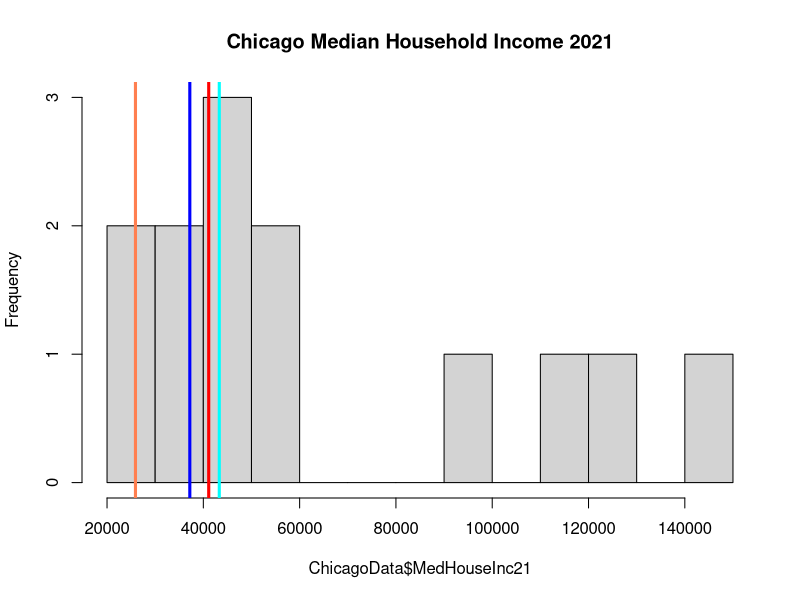
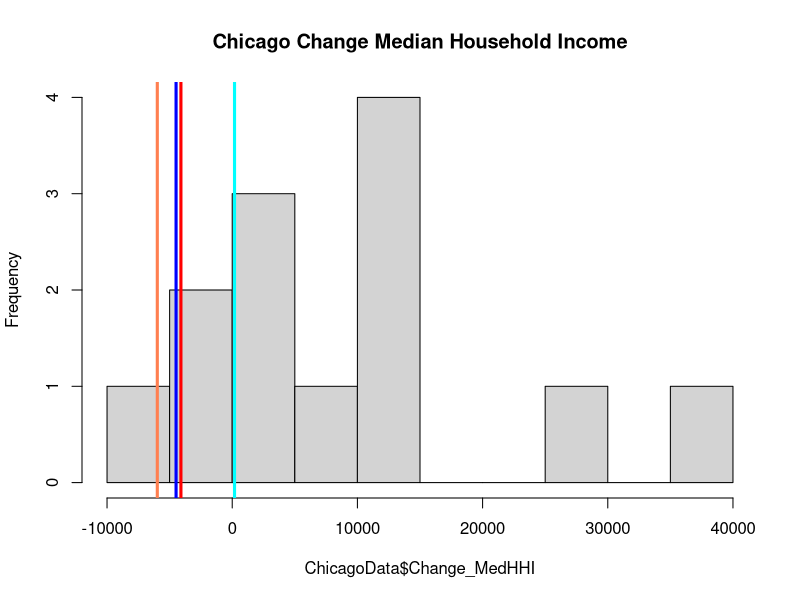
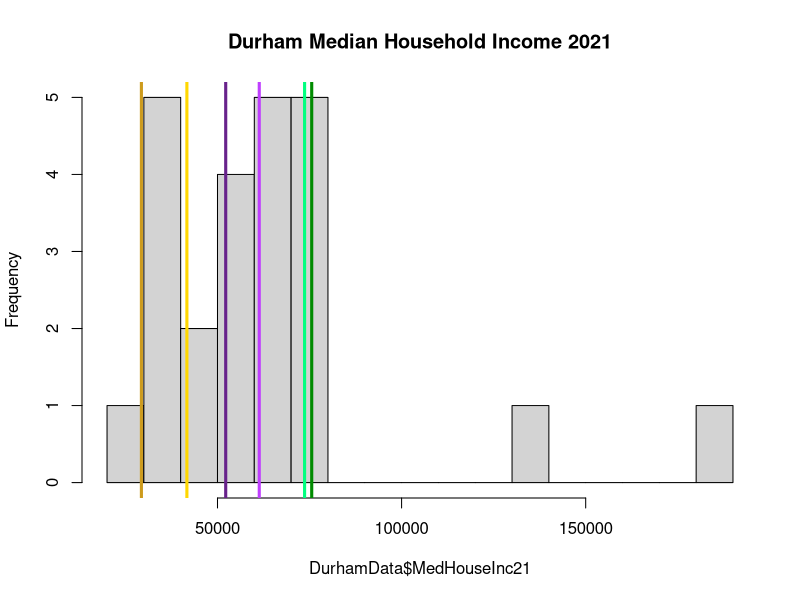
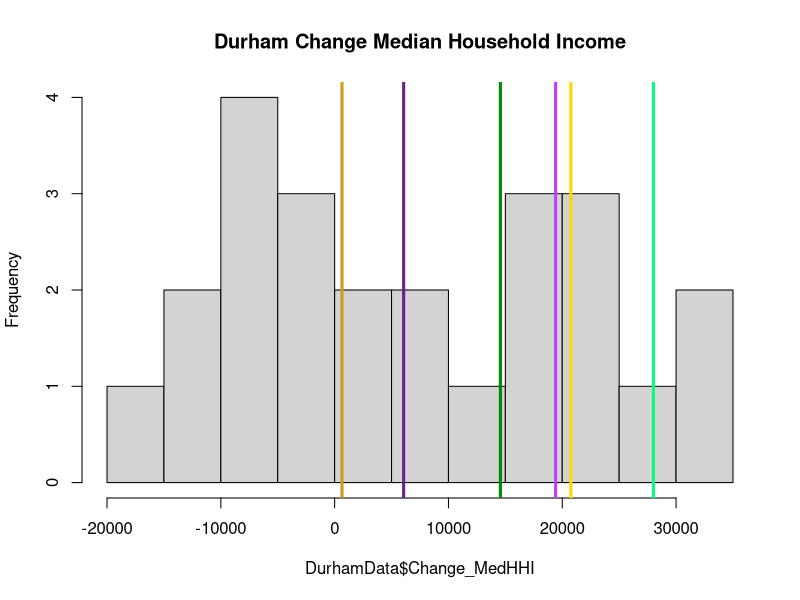
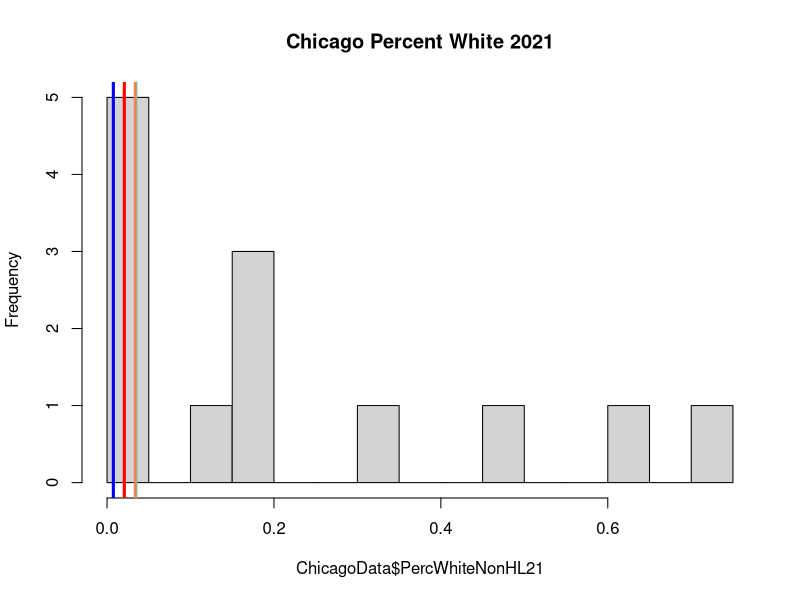
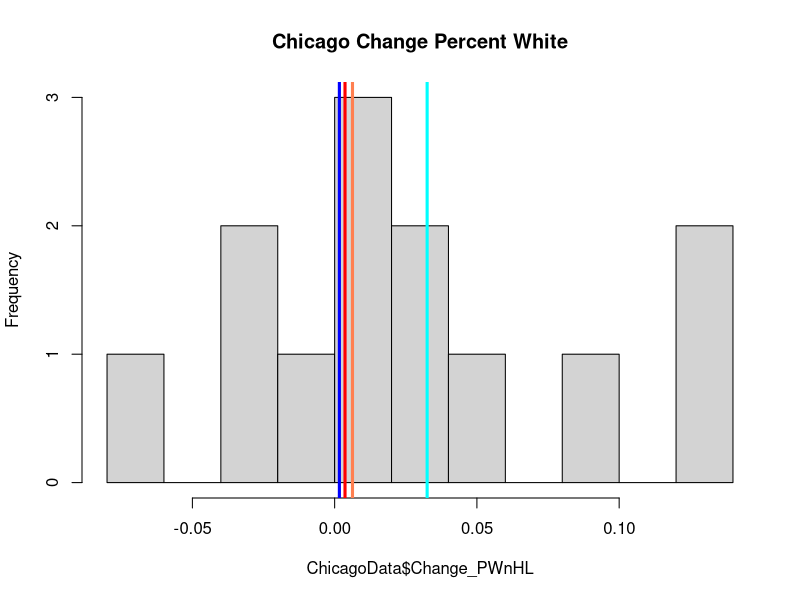
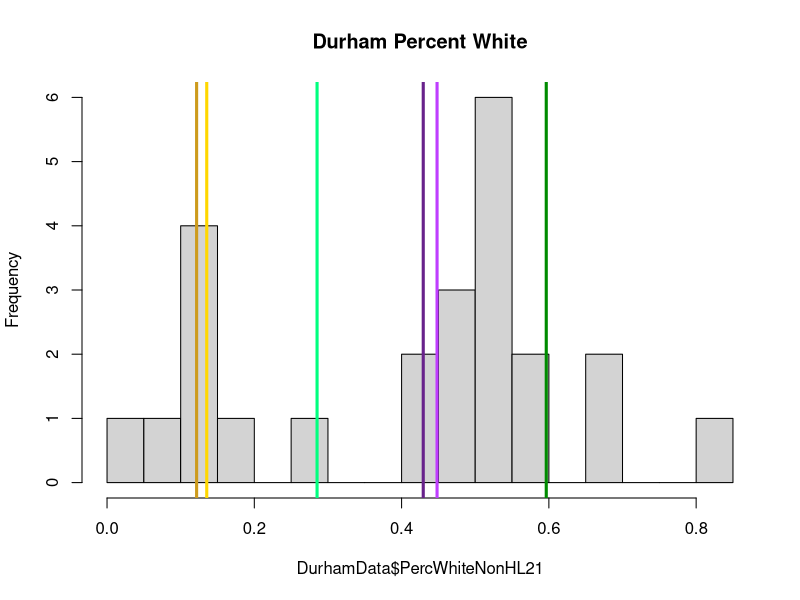
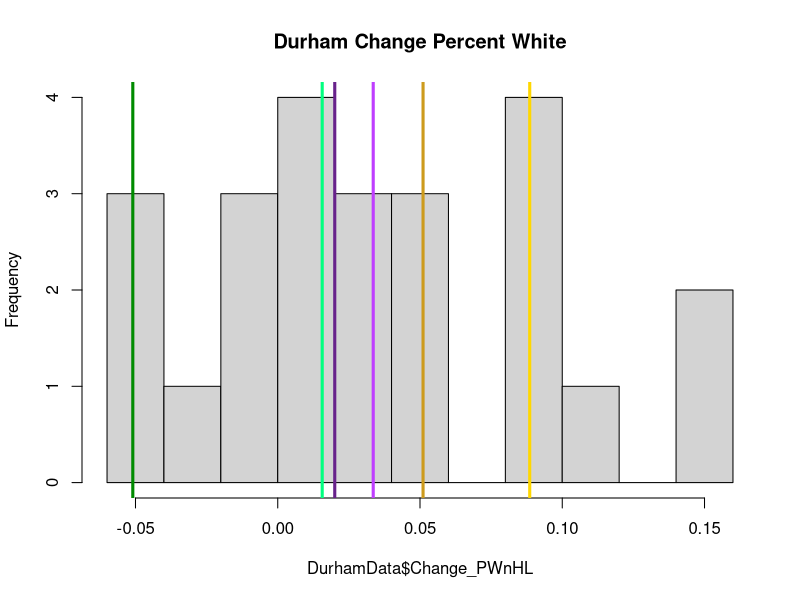

Write the R code that produced these figures, in order.
## ---- chunk 1
knitr::opts_chunk$set(echo = TRUE)
## ---- chunk 2

ChicagoData <- read.csv("./ChicagoSegmentData.csv")
DurhamData <- read.csv("./DurhamSegmentData.csv")


## ---- chunk 3

##case study areas - Chicago
Cgr1 <- c(57, 16)
Cgr2 <- c(244, 49)
ChiCaseStudyData1 <- ChicagoData[ChicagoData$Segment %in% Cgr1,] #blues
ChiCaseStudyData2 <- ChicagoData[ChicagoData$Segment %in% Cgr2,] #reds

#####case study areas - Durham
Dgr1 <- c("M22", "K18") #greens
Dgr2 <- c("O21", "M19") #purples
Dgr3 <- c("R21", "R24") #yellows

DurCaseStudyData1 <- DurhamData[DurhamData$Segment %in% Dgr1,]
DurCaseStudyData2 <- DurhamData[DurhamData$Segment %in% Dgr2,]
DurCaseStudyData3 <- DurhamData[DurhamData$Segment %in% Dgr3,]

#############Median Household Income
hist(ChicagoData$MedHouseInc21, breaks = 15, main="Chicago Median Household Income 2021")
abline(v=ChiCaseStudyData1$MedHouseInc21[1], col="cyan", lwd=3)
abline(v=ChiCaseStudyData1$MedHouseInc21[2], col="blue", lwd=3)
abline(v=ChiCaseStudyData2$MedHouseInc21[1], col="coral", lwd=3) #244
abline(v=ChiCaseStudyData2$MedHouseInc21[2], col="red", lwd=3) #49

hist(ChicagoData$Change_MedHHI, breaks = 10, main="Chicago Change Median Household Income")
abline(v=ChiCaseStudyData1$Change_MedHHI[1], col="cyan", lwd=3)
abline(v=ChiCaseStudyData1$Change_MedHHI[2], col="blue", lwd=3)
abline(v=ChiCaseStudyData2$Change_MedHHI[1], col="coral", lwd=3)
abline(v=ChiCaseStudyData2$Change_MedHHI[2], col="red", lwd=3)

hist(DurhamData$MedHouseInc21, breaks = 20, main="Durham Median Household Income 2021")
abline(v=DurCaseStudyData1$MedHouseInc21[1], col="springgreen", lwd=3)
abline(v=DurCaseStudyData1$MedHouseInc21[2], col="green4", lwd=3)
abline(v=DurCaseStudyData2$MedHouseInc21[1], col="darkorchid1", lwd=3)
abline(v=DurCaseStudyData2$MedHouseInc21[2], col="darkorchid4", lwd=3)
abline(v=DurCaseStudyData3$MedHouseInc21[1], col="gold", lwd=3)
abline(v=DurCaseStudyData3$MedHouseInc21[2], col="goldenrod3", lwd=3)

hist(DurhamData$Change_MedHHI, breaks = 10, main="Durham Change Median Household Income")
abline(v=DurCaseStudyData1$Change_MedHHI[1], col="springgreen", lwd=3)
abline(v=DurCaseStudyData1$Change_MedHHI[2], col="green4", lwd=3)
abline(v=DurCaseStudyData2$Change_MedHHI[1], col="darkorchid1", lwd=3)
abline(v=DurCaseStudyData2$Change_MedHHI[2], col="darkorchid4", lwd=3)
abline(v=DurCaseStudyData3$Change_MedHHI[1], col="gold", lwd=3)
abline(v=DurCaseStudyData3$Change_MedHHI[2], col="goldenrod3", lwd=3)


#############Percent White non-HL
hist(ChicagoData$PercWhiteNonHL21, breaks = 15, main="Chicago Percent White 2021")
abline(v=ChiCaseStudyData1$PercWhiteNonHL21[1], col="cyan", lwd=3)
abline(v=ChiCaseStudyData1$PercWhiteNonHL21[2], col="blue", lwd=3)
abline(v=ChiCaseStudyData2$PercWhiteNonHL21[1], col="coral", lwd=3)
abline(v=ChiCaseStudyData2$PercWhiteNonHL21[2], col="red", lwd=3)
hist(ChicagoData$Change_PWnHL, breaks = 10, main="Chicago Change Percent White")
abline(v=ChiCaseStudyData1$Change_PWnHL[1], col="cyan", lwd=3)
abline(v=ChiCaseStudyData1$Change_PWnHL[2], col="blue", lwd=3)
abline(v=ChiCaseStudyData2$Change_PWnHL[1], col="coral", lwd=3)
abline(v=ChiCaseStudyData2$Change_PWnHL[2], col="red", lwd=3)


hist(DurhamData$PercWhiteNonHL21, breaks = 20, main="Durham Percent White")
abline(v=DurCaseStudyData1$PercWhiteNonHL21[1], col="springgreen", lwd=3)
abline(v=DurCaseStudyData1$PercWhiteNonHL21[2], col="green4", lwd=3)
abline(v=DurCaseStudyData2$PercWhiteNonHL21[1], col="darkorchid1", lwd=3)
abline(v=DurCaseStudyData2$PercWhiteNonHL21[2], col="darkorchid4", lwd=3)
abline(v=DurCaseStudyData3$PercWhiteNonHL21[1], col="gold", lwd=3)
abline(v=DurCaseStudyData3$PercWhiteNonHL21[2], col="goldenrod3", lwd=3)
hist(DurhamData$Change_PWnHL, breaks = 10, main="Durham Change Percent White")
abline(v=DurCaseStudyData1$Change_PWnHL[1], col="springgreen", lwd=3)
abline(v=DurCaseStudyData1$Change_PWnHL[2], col="green4", lwd=3)
abline(v=DurCaseStudyData2$Change_PWnHL[1], col="darkorchid1", lwd=3)
abline(v=DurCaseStudyData2$Change_PWnHL[2], col="darkorchid4", lwd=3)
abline(v=DurCaseStudyData3$Change_PWnHL[1], col="gold", lwd=3)
abline(v=DurCaseStudyData3$Change_PWnHL[2], col="goldenrod3", lwd=3)


###################Average Percent Renter
hist(ChicagoData$Avg_PRent, breaks = 10, main="Chicago Avg Percent Renter")
abline(v=ChiCaseStudyData1$Avg_PRent[1], col="cyan", lwd=3)
abline(v=ChiCaseStudyData1$Avg_PRent[2], col="blue", lwd=3)
abline(v=ChiCaseStudyData2$Avg_PRent[1], col="coral", lwd=3)
abline(v=ChiCaseStudyData2$Avg_PRent[2], col="red", lwd=3)

hist(DurhamData$Avg_PRent, breaks = 10, main="Durham Avg Percent Renter")
abline(v=DurCaseStudyData1$Avg_PRent[1], col="springgreen", lwd=3)
abline(v=DurCaseStudyData1$Avg_PRent[2], col="green4", lwd=3)
abline(v=DurCaseStudyData2$Avg_PRent[1], col="darkorchid1", lwd=3)
abline(v=DurCaseStudyData2$Avg_PRent[2], col="darkorchid4", lwd=3)
abline(v=DurCaseStudyData3$Avg_PRent[1], col="gold", lwd=3)
abline(v=DurCaseStudyData3$Avg_PRent[2], col="goldenrod3", lwd=3)


####################Average Recent Movers
hist(ChicagoData$Avg_Rmov, breaks = 10, main="Chicago Avg Percent Recent Movers")
abline(v=ChiCaseStudyData1$Avg_Rmov[1], col="cyan", lwd=3)
abline(v=ChiCaseStudyData1$Avg_Rmov[2], col="blue", lwd=3)
abline(v=ChiCaseStudyData2$Avg_Rmov[1], col="coral", lwd=3)
abline(v=ChiCaseStudyData2$Avg_Rmov[2], col="red", lwd=3)

hist(DurhamData$Avg_Rmov, breaks = 10, main="Durham Avg Percent Recent Movers")
abline(v=DurCaseStudyData1$Avg_Rmov[1], col="springgreen", lwd=3)
abline(v=DurCaseStudyData1$Avg_Rmov[2], col="green4", lwd=3)
abline(v=DurCaseStudyData2$Avg_Rmov[1], col="darkorchid1", lwd=3)
abline(v=DurCaseStudyData2$Avg_Rmov[2], col="darkorchid4", lwd=3)
abline(v=DurCaseStudyData3$Avg_Rmov[1], col="gold", lwd=3)
abline(v=DurCaseStudyData3$Avg_Rmov[2], col="goldenrod3", lwd=3)


######################SVI
hist(ChicagoData$SVI, breaks = 10, main="Chicago SVI")
abline(v=ChiCaseStudyData1$SVI[1], col="cyan", lwd=3)
abline(v=ChiCaseStudyData1$SVI[2], col="blue", lwd=3)
abline(v=ChiCaseStudyData2$SVI[1], col="coral", lwd=3)
abline(v=ChiCaseStudyData2$SVI[2], col="red", lwd=3)

hist(DurhamData$SVI, breaks = 10, main="Durham SVI")
abline(v=DurCaseStudyData1$SVI[1], col="springgreen", lwd=3)
abline(v=DurCaseStudyData1$SVI[2], col="green4", lwd=3)
abline(v=DurCaseStudyData2$SVI[1], col="darkorchid1", lwd=3)
abline(v=DurCaseStudyData2$SVI[2], col="darkorchid4", lwd=3)
abline(v=DurCaseStudyData3$SVI[1], col="gold", lwd=3)
abline(v=DurCaseStudyData3$SVI[2], col="goldenrod3", lwd=3)


####################Construction
hist(ChicagoData$AllConst_since11, breaks = 10, main="Chicago All Construction")
abline(v=ChiCaseStudyData1$AllConst_since11[1], col="cyan", lwd=3)
abline(v=ChiCaseStudyData1$AllConst_since11[2], col="blue", lwd=3)
abline(v=ChiCaseStudyData2$AllConst_since11[1], col="coral", lwd=3)
abline(v=ChiCaseStudyData2$AllConst_since11[2], col="red", lwd=3)

hist(DurhamData$NumConst_since11, breaks = 10, main="Durham Construction since 2011")
abline(v=DurCaseStudyData1$NumConst_since11[1], col="springgreen", lwd=3)
abline(v=DurCaseStudyData1$NumConst_since11[2], col="green4", lwd=3)
abline(v=DurCaseStudyData2$NumConst_since11[1], col="darkorchid1", lwd=3)
abline(v=DurCaseStudyData2$NumConst_since11[2], col="darkorchid4", lwd=3)
abline(v=DurCaseStudyData3$NumConst_since11[1], col="gold", lwd=3)
abline(v=DurCaseStudyData3$NumConst_since11[2], col="goldenrod3", lwd=3)
hist(DurhamData$NumReno_since11, breaks = 10, main="Durham Renovation since 2011")
abline(v=DurCaseStudyData1$NumReno_since11[1], col="springgreen", lwd=3)
abline(v=DurCaseStudyData1$NumReno_since11[2], col="green4", lwd=3)
abline(v=DurCaseStudyData2$NumReno_since11[1], col="darkorchid1", lwd=3)
abline(v=DurCaseStudyData2$NumReno_since11[2], col="darkorchid4", lwd=3)
abline(v=DurCaseStudyData3$NumReno_since11[1], col="gold", lwd=3)
abline(v=DurCaseStudyData3$NumReno_since11[2], col="goldenrod3", lwd=3)

